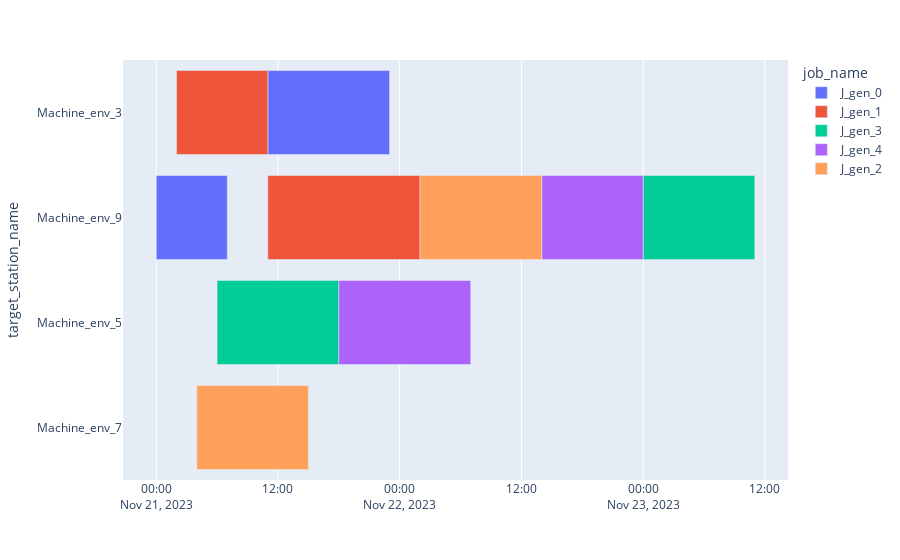

This figure's notebook cell:
### Code cell
fig = dispatcher.draw_gantt_chart(use_custom_proc_station_id=False, 
                                  sort_by_proc_station=True,
                                  group_by_exec_system=False)

### Figure 1 — Plotly figure (JSON) as saved in the notebook; plotly's stock layout.template omitted (floating-point values rounded to 4 significant figures)
{"data": [{"alignmentgroup": "True", "base": ["2023-11-21T11:00:00", "2023-11-21T00:00:00"], "customdata": [["J_gen_0", 0, 1, 3, "P0DT9H0M0S", "P0DT3H0M0S", "P0DT12H0M0S"], ["J_gen_0", 3, 2, 3, "P0DT6H0M0S", "P0DT1H0M0S", "P0DT7H0M0S"]], "hovertemplate": "<b>%{hovertext}</b><br><br>entry_date=%{base}<br>exit_date=%{x}<br>target_station_name=%{y}<br>target_station_custom_id=%{customdata[1]}<br>execution_system_custom_id=%{customdata[2]}<br>prio=%{customdata[3]}<br>proc_time=%{customdata[4]}<br>setup_time=%{customdata[5]}<br>order_time=%{customdata[6]}<extra></extra>", "hovertext": ["J_gen_0", "J_gen_0"], "legendgroup": "J_gen_0", "marker": {"color": "#636efa", "pattern": {"shape": ""}}, "name": "J_gen_0", "offsetgroup": "J_gen_0", "orientation": "h", "showlegend": true, "textposition": "auto", "type": "bar", "x": [43200000, 25200000], "xaxis": "x", "y": ["Machine_env_3", "Machine_env_9"], "yaxis": "y"}, {"alignmentgroup": "True", "base": ["2023-11-21T02:00:00", "2023-11-21T11:00:00"], "customdata": [["J_gen_1", 0, 1, 2, "P0DT8H0M0S", "P0DT1H0M0S", "P0DT9H0M0S"], ["J_gen_1", 3, 2, 2, "P0DT7H0M0S", "P0DT8H0M0S", "P0DT15H0M0S"]], "hovertemplate": "<b>%{hovertext}</b><br><br>entry_date=%{base}<br>exit_date=%{x}<br>target_station_name=%{y}<br>target_station_custom_id=%{customdata[1]}<br>execution_system_custom_id=%{customdata[2]}<br>prio=%{customdata[3]}<br>proc_time=%{customdata[4]}<br>setup_time=%{customdata[5]}<br>order_time=%{customdata[6]}<extra></extra>", "hovertext": ["J_gen_1", "J_gen_1"], "legendgroup": "J_gen_1", "marker": {"color": "#EF553B", "pattern": {"shape": ""}}, "name": "J_gen_1", "offsetgroup": "J_gen_1", "orientation": "h", "showlegend": true, "textposition": "auto", "type": "bar", "x": [32400000, 54000000], "xaxis": "x", "y": ["Machine_env_3", "Machine_env_9"], "yaxis": "y"}, {"alignmentgroup": "True", "base": ["2023-11-21T06:00:00", "2023-11-23T00:00:00"], "customdata": [["J_gen_3", 1, 1, 4, "P0DT9H0M0S", "P0DT3H0M0S", "P0DT12H0M0S"], ["J_gen_3", 3, 2, 4, "P0DT9H0M0S", "P0DT2H0M0S", "P0DT11H0M0S"]], "hovertemplate": "<b>%{hovertext}</b><br><br>entry_date=%{base}<br>exit_date=%{x}<br>target_station_name=%{y}<br>target_station_custom_id=%{customdata[1]}<br>execution_system_custom_id=%{customdata[2]}<br>prio=%{customdata[3]}<br>proc_time=%{customdata[4]}<br>setup_time=%{customdata[5]}<br>order_time=%{customdata[6]}<extra></extra>", "hovertext": ["J_gen_3", "J_gen_3"], "legendgroup": "J_gen_3", "marker": {"color": "#00cc96", "pattern": {"shape": ""}}, "name": "J_gen_3", "offsetgroup": "J_gen_3", "orientation": "h", "showlegend": true, "textposition": "auto", "type": "bar", "x": [43200000, 39600000], "xaxis": "x", "y": ["Machine_env_5", "Machine_env_9"], "yaxis": "y"}, {"alignmentgroup": "True", "base": ["2023-11-21T18:00:00", "2023-11-22T14:00:00"], "customdata": [["J_gen_4", 1, 1, 10, "P0DT9H0M0S", "P0DT4H0M0S", "P0DT13H0M0S"], ["J_gen_4", 3, 2, 10, "P0DT7H0M0S", "P0DT3H0M0S", "P0DT10H0M0S"]], "hovertemplate": "<b>%{hovertext}</b><br><br>entry_date=%{base}<br>exit_date=%{x}<br>target_station_name=%{y}<br>target_station_custom_id=%{customdata[1]}<br>execution_system_custom_id=%{customdata[2]}<br>prio=%{customdata[3]}<br>proc_time=%{customdata[4]}<br>setup_time=%{customdata[5]}<br>order_time=%{customdata[6]}<extra></extra>", "hovertext": ["J_gen_4", "J_gen_4"], "legendgroup": "J_gen_4", "marker": {"color": "#ab63fa", "pattern": {"shape": ""}}, "name": "J_gen_4", "offsetgroup": "J_gen_4", "orientation": "h", "showlegend": true, "textposition": "auto", "type": "bar", "x": [46800000, 36000000], "xaxis": "x", "y": ["Machine_env_5", "Machine_env_9"], "yaxis": "y"}, {"alignmentgroup": "True", "base": ["2023-11-21T04:00:00", "2023-11-22T02:00:00"], "customdata": [["J_gen_2", 2, 1, 8, "P0DT9H0M0S", "P0DT2H0M0S", "P0DT11H0M0S"], ["J_gen_2", 3, 2, 8, "P0DT6H0M0S", "P0DT6H0M0S", "P0DT12H0M0S"]], "hovertemplate": "<b>%{hovertext}</b><br><br>entry_date=%{base}<br>exit_date=%{x}<br>target_station_name=%{y}<br>target_station_custom_id=%{customdata[1]}<br>execution_system_custom_id=%{customdata[2]}<br>prio=%{customdata[3]}<br>proc_time=%{customdata[4]}<br>setup_time=%{customdata[5]}<br>order_time=%{customdata[6]}<extra></extra>", "hovertext": ["J_gen_2", "J_gen_2"], "legendgroup": "J_gen_2", "marker": {"color": "#FFA15A", "pattern": {"shape": ""}}, "name": "J_gen_2", "offsetgroup": "J_gen_2", "orientation": "h", "showlegend": true, "textposition": "auto", "type": "bar", "x": [39600000, 43200000], "xaxis": "x", "y": ["Machine_env_7", "Machine_env_9"], "yaxis": "y"}], "layout": {"barmode": "overlay", "legend": {"title": {"text": "job_name"}, "tracegroupgap": 0}, "margin": {"t": 60}, "xaxis": {"anchor": "y", "domain": [0, 1], "type": "date"}, "yaxis": {"anchor": "x", "autorange": "reversed", "domain": [0, 1], "title": {"text": "target_station_name"}, "type": "category"}}}
